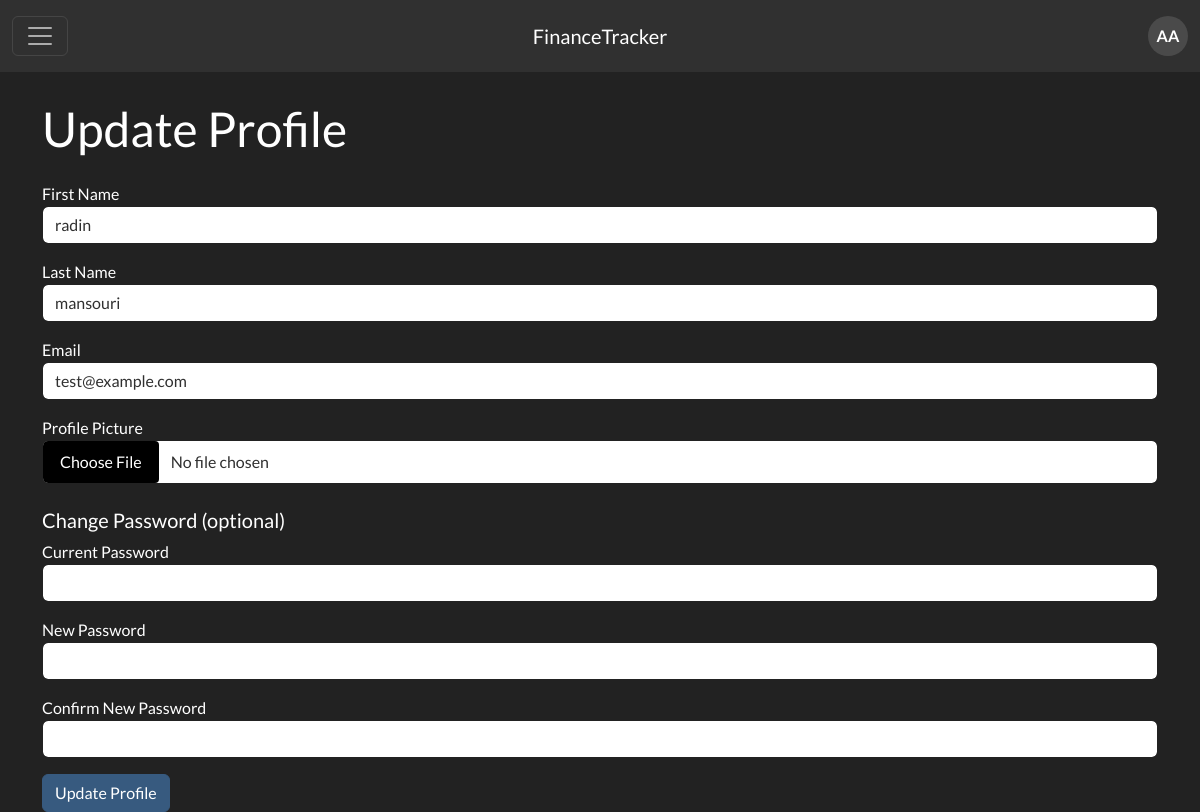
The app's page /authentication/profile/edit (signed in), older data.
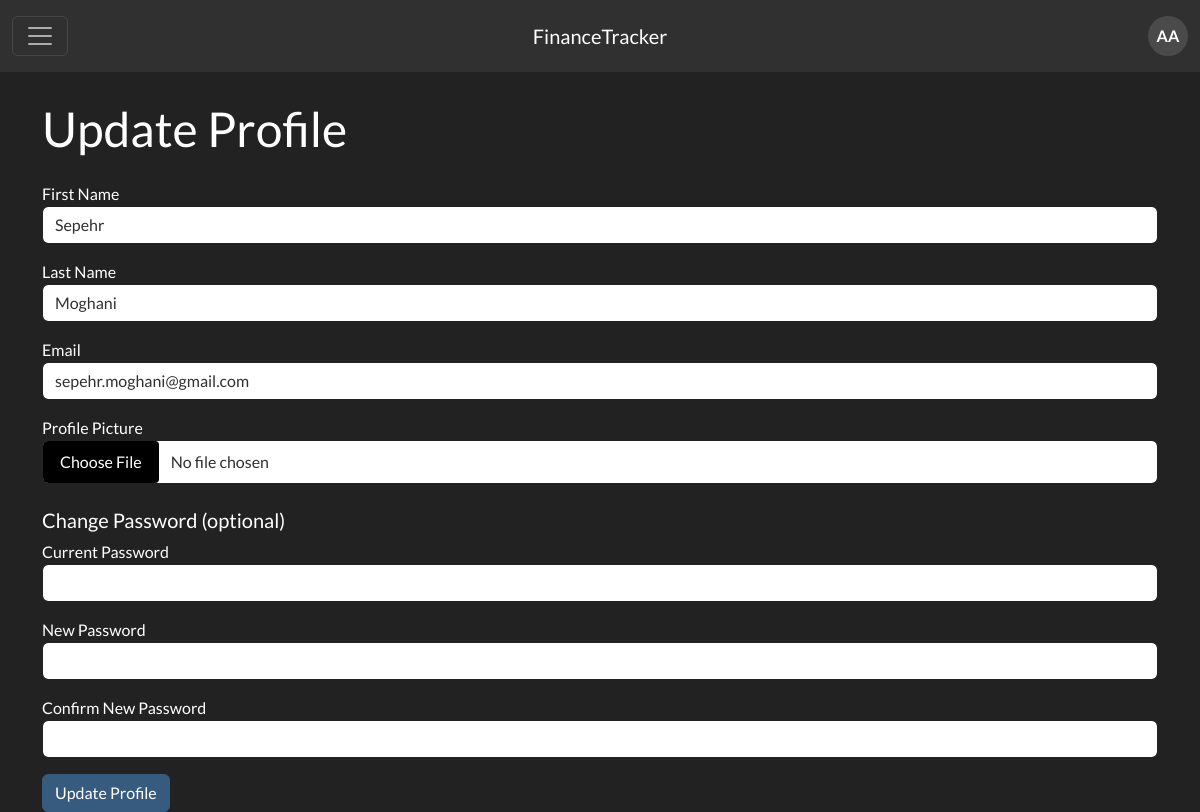
The same page, newer data.
### app/authentication/models.py (models this page shows, shortened)
class User(db.Model, UserMixin):
    id = db.Column(db.Integer, primary_key=True)
    first_name = db.Column(db.String(50), nullable=False)
    last_name = db.Column(db.String(50), nullable=False)
    email = db.Column(db.String(50), nullable=False)
    password = db.Column(db.String(128), nullable=False)
    profile_pic = db.Column(db.String(128), nullable=True)
    date_of_birth = db.Column(db.Date, nullable=True)
    phone = db.Column(db.String(50), nullable=True)
    address = db.Column(db.String(50), nullable=True)
    city = db.Column(db.String(50), nullable=True)
    state = db.Column(db.String(50), nullable=True)
    country = db.Column(db.String(50), nullable=True)
    postcode = db.Column(db.String(50), nullable=True)

### app/authentication/routes.py (the view, shortened to what this page needs)
@authentication_bp.route('/profile/edit', methods=['GET', 'POST'])
def edit_profile():
    user_data = session.get('user')
    if not user_data:
        return redirect(url_for('authentication.login'))
    user = User.query.get(user_data['id'])
    form = UpdateProfileForm(obj=user)
    return render_template('authentication/profile_edit.html', form=form, user=user)

### app/authentication/forms.py
class UpdateProfileForm(FlaskForm):
    first_name = StringField('First Name', validators=[DataRequired()])
    last_name = StringField('Last Name', validators=[DataRequired()])
    email = StringField('Email', validators=[DataRequired(), Email()])
    profile_pic = FileField('Profile Picture', validators=[FileAllowed(['jpg', 'png'], 'Images only! Max file size: 5mb')])
    current_password = PasswordField('Current Password', validators=[Optional()])
    new_password = PasswordField('New Password', validators=[Optional(), Length(min=8, max=16), pw_spaces, pw_letter, pw_number, pw_special])
    confirm_password = PasswordField('Confirm New Password', validators=[
        Optional(), EqualTo('new_password', message='Passwords must match'), Length(min=8, max=16), pw_spaces, pw_letter, pw_number, pw_special
    ])
    submit = SubmitField('Update Profile')

### app/authentication/routes.py (called while the page is built)
@authentication_bp.before_request
def load_logged_in_user():
    user = session.get('user')
    if user:
        g.user = user
    else:
        g.user = None

### app/authentication/templates/authentication/profile_edit.html (shortened to what this page needs)
{% extends "base.html" %}
{% block content %}
<div class="container">
    <h1 class="mb-4">Update Profile</h1>
    <form method="POST", enctype="multipart/form-data">
        <div class="mb-3">
            {{ form.first_name.label }}
            {{ form.first_name(class_="form-control") }}
        </div>
        <div class="mb-3">
            {{ form.last_name.label }}
            {{ form.last_name(class_="form-control") }}
        </div>
        <div class="mb-3">
            {{ form.email.label }}
            {{ form.email(class_="form-control") }}
        </div>
        <div class="mb-3">
            {{ form.profile_pic.label }}
            {{ form.profile_pic(class_="form-control") }}
        </div>
        <h5 class="mt-4">Change Password (optional)</h5>
        <div class="mb-3">
            {{ form.current_password.label }}
            {{ form.current_password(class_="form-control") }}
        </div>
        <div class="mb-3">
            {{ form.new_password.label }}
            {{ form.new_password(class_="form-control") }}
        </div>
        <div class="mb-3">
            {{ form.confirm_password.label }}
            {{ form.confirm_password(class_="form-control") }}
        </div>
        {{ form.submit(class_="btn btn-primary") }}
    </form>
</div>
{% endblock %}

### app/templates/base.html (shortened to what this page needs)
<!doctype html>
<html>
<head>
    {% block head %}
    <link rel="stylesheet" href="https://cdn.datatables.net/1.13.6/css/jquery.dataTables.min.css">
    <link rel="stylesheet" href="{{ url_for('static', filename='css/style.css') }}">
    <link href="https://cdn.jsdelivr.net/npm/bootswatch@5.3.0/dist/darkly/bootstrap.min.css" rel="stylesheet">
    {% endblock %}
</head>
<body>
    <header>
        <nav class="navbar navbar-dark bg-dark fixed-top">
            <div class="container-fluid">
                <button class="navbar-toggler" type="button" data-bs-toggle="offcanvas" data-bs-target="#offcanvasDarkNavbar" aria-controls="offcanvasDarkNavbar" aria-label="Toggle navigation">
                    <span class="navbar-toggler-icon"></span>
                  </button>
                  <a class="navbar-brand" href="{{ url_for('home') }}">
                  FinanceTracker
                  </a>
                {% if session.get('user') %}
                    <a href="{{ url_for('authentication.profile') }}" class="profile-link">
                        <div class="profile-circle">
                            {% if session.user.profile_pic %}
                                <img src="{{ url_for('static', filename='uploads/' + session.user.profile_pic) }}" alt="Profile" class="profile-image">
                            {% else %}
                                <span class="profile-initials">{{ session.user.first_name[0] }}{{ session.user.last_name[0] }}</span>
                            {% endif %}
                        </div>
                    </a>
                {% else %}
                    <a class="btn btn-outline-light" href="{{ url_for('authentication.login') }}">Login</a>
                {% endif %}
            </div>
          </nav>
      </header>
    <main class="main-content">
    {% block content %}
    {% endblock %}
    </main>
</body>
</html>

### app/static/css/style.css (style rules this page uses)
body { font-family: Arial, sans-serif; background-color: #a7a7a7; text-align: center; padding-top: 50px; }
.main-content { padding-top: 50px; }
.profile-link { text-decoration: none; }
.profile-circle { width: 40px; height: 40px; border-radius: 50%; background-color: #4a4a4a; display: flex; align-items: center; justify-content: center; overflow: hidden; }
.profile-initials { color: white; font-size: 16px; font-weight: bold; text-transform: uppercase; }

Row changes from the older to the newer data that the page shows:
changed User: first_name "radin" → "Sepehr"; last_name "mansouri" → "Moghani"; email "test@example.com" → "sepehr.moghani@gmail.com"
